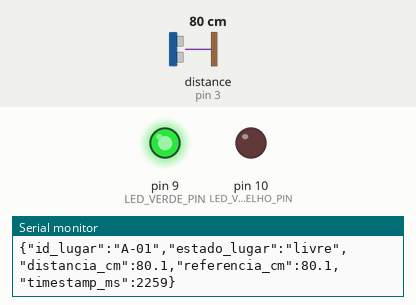
Recording of a sketch running on a simulated Arduino Uno, built with avr-gcc and run on an emulated ATmega328P. On the bench: output pins drawn as LEDs (lit = HIGH), the last lines printed to the serial monitor. Wiring (inferred from the names in the program): ultrasonic range finder: trigger pin 2; echo pin 3. Inputs (shaded band) come from the test bench; at power-on: distance to the obstacle (sensor on pin 3) 80 cm. The echo pulse lasts 58.3 µs per cm; pins used as bus, display or sensor lines are not drawn.

Above: at 3.4 s.
3.5 s: distance to the obstacle (sensor on pin 3) set to 51 cm
5.2 s: distance to the obstacle (sensor on pin 3) set to 44 cm
At 6.9 s:
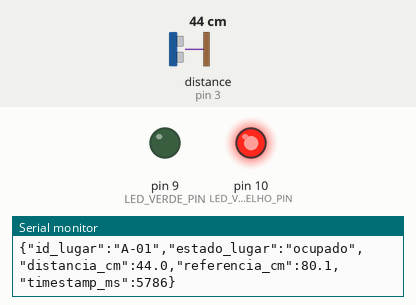
7.2 s: distance to the obstacle (sensor on pin 3) set to 59 cm
8.7 s: distance to the obstacle (sensor on pin 3) set to 70 cm
At 10.1 s:
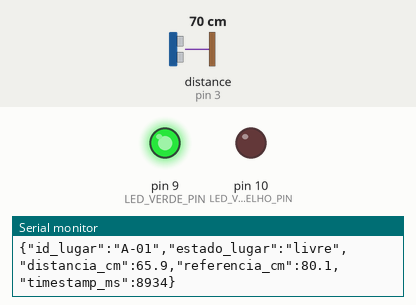
10.4 s: distance to the obstacle (sensor on pin 3) set to 2 cm
At 11.5 s:
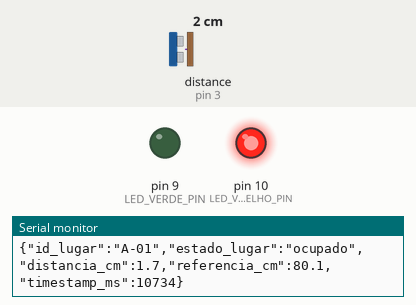
Timing chart, 0 to 13.2 s (numbered marks = the images above; inputs shaded):
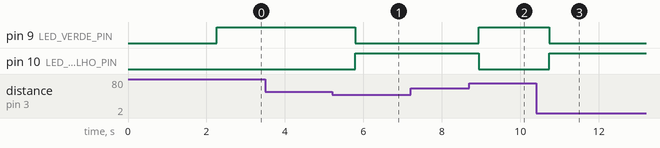

Measured:
- the behaviour switches between 49 and 48 cm on distance to the obstacle (sensor on pin 3) (found by bisection; images 0 and 1)
- the behaviour switches between 64 and 65 cm on distance to the obstacle (sensor on pin 3) (found by bisection; images 1 and 2)
- after the input at 3.5 s, every drawn part: stays the same
- after the input at 5.2 s, pin 9 (LED_VERDE_PIN): HIGH → LOW after 0.59 s; pin 10 (LED_VERMELHO_PIN): LOW → HIGH after 0.59 s
- after the input at 7.2 s, every drawn part: stays the same
- after the input at 8.7 s, pin 9 (LED_VERDE_PIN): LOW → HIGH after 0.24 s; pin 10 (LED_VERMELHO_PIN): HIGH → LOW after 0.24 s
- after the input at 10.4 s, pin 9 (LED_VERDE_PIN): HIGH → LOW after 0.34 s; pin 10 (LED_VERMELHO_PIN): LOW → HIGH after 0.34 s

The sketch:

node_lugar.ino
```cpp
/**
 * Nó do lugar – Arduino UNO R4 WiFi
 *
 * Lê um sensor ultrassónico para determinar se o lugar está ocupado ou livre,
 * aplica histerese, controla LEDs verde/vermelho e envia o estado por serial
 * num formato JSON simples.
 */

#include <Arduino.h>

// ---- Configuração de hardware ----
constexpr uint8_t TRIGGER_PIN = 2;
constexpr uint8_t ECHO_PIN = 3;
constexpr uint8_t LED_VERDE_PIN = 9;
constexpr uint8_t LED_VERMELHO_PIN = 10;

// Identificação do lugar (ajustar por dispositivo)
constexpr const char *ID_LUGAR = "A-01";

// ---- Parâmetros de medição ----
constexpr uint16_t CALIBRATION_SAMPLES = 50;     // Leituras para referência a vazio
constexpr uint16_t SAMPLE_COUNT = 8;             // Leituras por ciclo (média)
// Margens relativas (percentagem da referência) com limites mínimos absolutos
constexpr float MARGEM_OCUPADO_FATOR = 0.4f;      // 40% da referência
constexpr float MARGEM_LIVRE_FATOR = 0.2f;        // 20% da referência
constexpr float MARGEM_OCUPADO_MIN_CM = 3.0f;     // mínimo 3 cm
constexpr float MARGEM_LIVRE_MIN_CM = 1.0f;       // mínimo 1 cm
// Heartbeat opcional: enviar estado mesmo sem mudanças. 0 = desativado.
constexpr unsigned long HEARTBEAT_INTERVAL_MS = 0UL;
constexpr unsigned long BETWEEN_SAMPLES_DELAY_MS = 40;

enum class EstadoLugar { Livre, Ocupado };

// ---- Variáveis globais ----
float referenciaDistanciaCm = 0.0f;
EstadoLugar estadoAtual = EstadoLugar::Livre;
unsigned long ultimoEnvioMs = 0;

// ---- Funções utilitárias ----

float medirDistanciaCm() {
  digitalWrite(TRIGGER_PIN, LOW);
  delayMicroseconds(2);
  digitalWrite(TRIGGER_PIN, HIGH);
  delayMicroseconds(10);
  digitalWrite(TRIGGER_PIN, LOW);

  // Timeout de ~30 ms (aprox. 5 m)
  unsigned long duracao = pulseIn(ECHO_PIN, HIGH, 30000UL);
  if (duracao == 0) {
    return -1.0f;  // Sem leitura válida
  }

  // Conversão: velocidade do som ~343 m/s → 58 µs por centímetro
  return static_cast<float>(duracao) / 58.0f;
}

float mediaDistancias(uint16_t amostras) {
  float soma = 0.0f;
  uint16_t validas = 0;

  for (uint16_t i = 0; i < amostras; ++i) {
    float leitura = medirDistanciaCm();
    if (leitura > 0.0f) {
      soma += leitura;
      ++validas;
    }
    delay(BETWEEN_SAMPLES_DELAY_MS);
  }

  if (validas == 0) {
    return -1.0f;
  }

  return soma / static_cast<float>(validas);
}

EstadoLugar determinarEstado(float distancia, EstadoLugar anterior) {
  if (distancia < 0.0f) {
    return anterior;
  }

  float margemOcupado = max(MARGEM_OCUPADO_FATOR * referenciaDistanciaCm,
                            MARGEM_OCUPADO_MIN_CM);
  float margemLivre = max(MARGEM_LIVRE_FATOR * referenciaDistanciaCm,
                          MARGEM_LIVRE_MIN_CM);

  float limiteOcupado = referenciaDistanciaCm - margemOcupado;
  float limiteLivre = referenciaDistanciaCm - margemLivre;

  if (distancia < limiteOcupado) {
    return EstadoLugar::Ocupado;
  }

  if (distancia > limiteLivre) {
    return EstadoLugar::Livre;
  }

  return anterior;
}

void atualizarLeds(EstadoLugar estado) {
  digitalWrite(LED_VERDE_PIN, estado == EstadoLugar::Livre ? HIGH : LOW);
  digitalWrite(LED_VERMELHO_PIN, estado == EstadoLugar::Ocupado ? HIGH : LOW);
}

void enviarEstado(EstadoLugar estado, float distanciaCm) {
  const unsigned long timestamp = millis();
  Serial.print('{');
  Serial.print("\"id_lugar\":\"");
  Serial.print(ID_LUGAR);
  Serial.print("\",\"estado_lugar\":\"");
  Serial.print(estado == EstadoLugar::Ocupado ? "ocupado" : "livre");
  Serial.print("\",\"distancia_cm\":");
  Serial.print(distanciaCm, 1);
  Serial.print(",\"referencia_cm\":");
  Serial.print(referenciaDistanciaCm, 1);
  Serial.print(",\"timestamp_ms\":");
  Serial.print(timestamp);
  Serial.println('}');
}

void calibrarReferencia() {
  Serial.println(F("[NODO-LUGAR] A calibrar distância de referência..."));

  float leitura = mediaDistancias(CALIBRATION_SAMPLES);
  while (leitura < 0.0f) {
    Serial.println(F("[NODO-LUGAR] Falha na calibração, a repetir."));
    delay(1000);
    leitura = mediaDistancias(CALIBRATION_SAMPLES);
  }

  referenciaDistanciaCm = leitura;
  Serial.print(F("[NODO-LUGAR] Referência calibrada: "));
  Serial.print(referenciaDistanciaCm, 1);
  Serial.println(F(" cm"));
}

// ---- Setup / Loop ----

void setup() {
  pinMode(TRIGGER_PIN, OUTPUT);
  pinMode(ECHO_PIN, INPUT);
  pinMode(LED_VERDE_PIN, OUTPUT);
  pinMode(LED_VERMELHO_PIN, OUTPUT);

  digitalWrite(LED_VERDE_PIN, LOW);
  digitalWrite(LED_VERMELHO_PIN, LOW);

  Serial.begin(115200);
  while (!Serial) {
    ;
  }

  calibrarReferencia();
  estadoAtual = EstadoLugar::Livre;
  atualizarLeds(estadoAtual);
  enviarEstado(estadoAtual, referenciaDistanciaCm);
  ultimoEnvioMs = millis();
}

void loop() {
  float distanciaMedida = mediaDistancias(SAMPLE_COUNT);
  EstadoLugar novoEstado = determinarEstado(distanciaMedida, estadoAtual);

  if (novoEstado != estadoAtual) {
    estadoAtual = novoEstado;
    atualizarLeds(estadoAtual);
    enviarEstado(estadoAtual, distanciaMedida);
    ultimoEnvioMs = millis();
  } else if (HEARTBEAT_INTERVAL_MS > 0 &&
             (millis() - ultimoEnvioMs) >= HEARTBEAT_INTERVAL_MS) {
    enviarEstado(estadoAtual, distanciaMedida);
    ultimoEnvioMs = millis();
  }

  delay(100);
}
```
